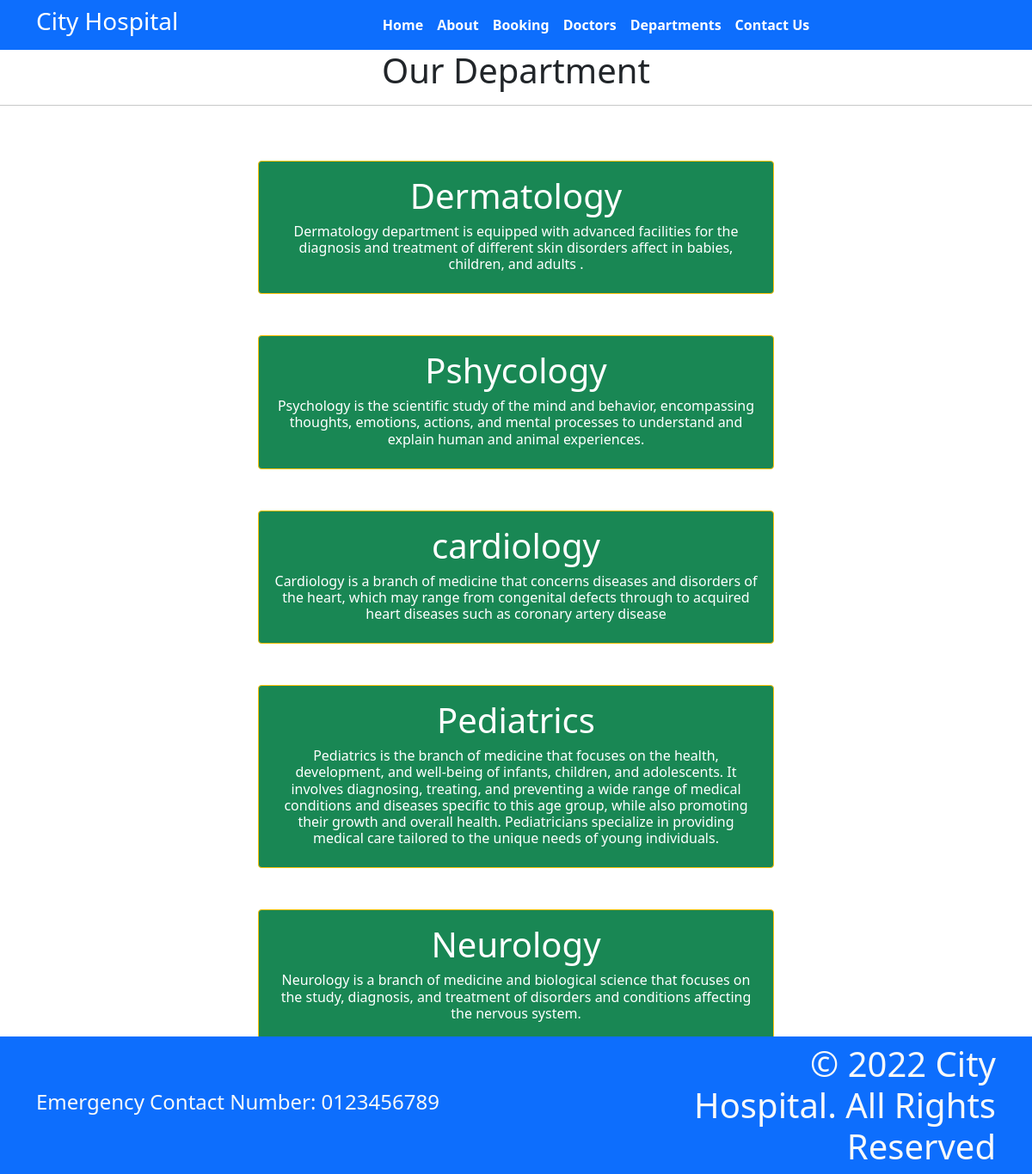
Screenshot of /department with the database file from the repository.
### home/models.py (models this page shows, shortened)
class Departments(models.Model):
    dep_name = models.CharField(max_length=100)
    dep_description = models.TextField()

### home/views.py (the view)
# urls.py: path("department",views.department, name = 'department'),
def department(request):
    dict_dept = {
        'dept' : Departments.objects.all()
    }
    return render(request, 'department.html',dict_dept)

### templates/department.html (shortened to what this page needs)
{% extends "base.html" %}
{%block content%}
<h1 class="text-center"> Our Department <h1>
<hr>
<br>
{% for d in dept%}
<div class="mx-auto w-50 bg-success text-center text-white p-3 m-6 border border-warning rounded">
  <h1>{{d.dep_name}}</h1>
  <h6>{{d.dep_description}}</h6>
</div>
<br>
{%endfor%}
<br>
<br>
{%endblock%}

### rows the page displays
Departments: dep_name "Dermatology", dep_description "Dermatology department is equipped with advanced facilities for the diagnosis and treatment of different skin disorders affect in babies, children, and adults ."
Departments: dep_name "Pshycology", dep_description "Psychology is the scientific study of the mind and behavior, encompassing thoughts, emotions, actions, and mental processes to understand and explain human and animal experiences."
Departments: dep_name "cardiology", dep_description "Cardiology is a branch of medicine that concerns diseases and disorders of the heart, which may range from congenital defects through to acquired heart diseases such as coronary artery disease"
Departments: dep_name "Pediatrics", dep_description "Pediatrics is the branch of medicine that focuses on the health, development, and well-being of infants, children, and adolescents. It involves diagnosing, treating, and preventing a wide range of medical conditions and diseases specific to this age group, while also promoting their growth and overall health. Pediatricians specialize in providing medical care tailored to the unique needs of young individuals."
Departments: dep_name "Neurology", dep_description "Neurology is a branch of medicine and biological science that focuses on the study, diagnosis, and treatment of disorders and conditions affecting the nervous system."
